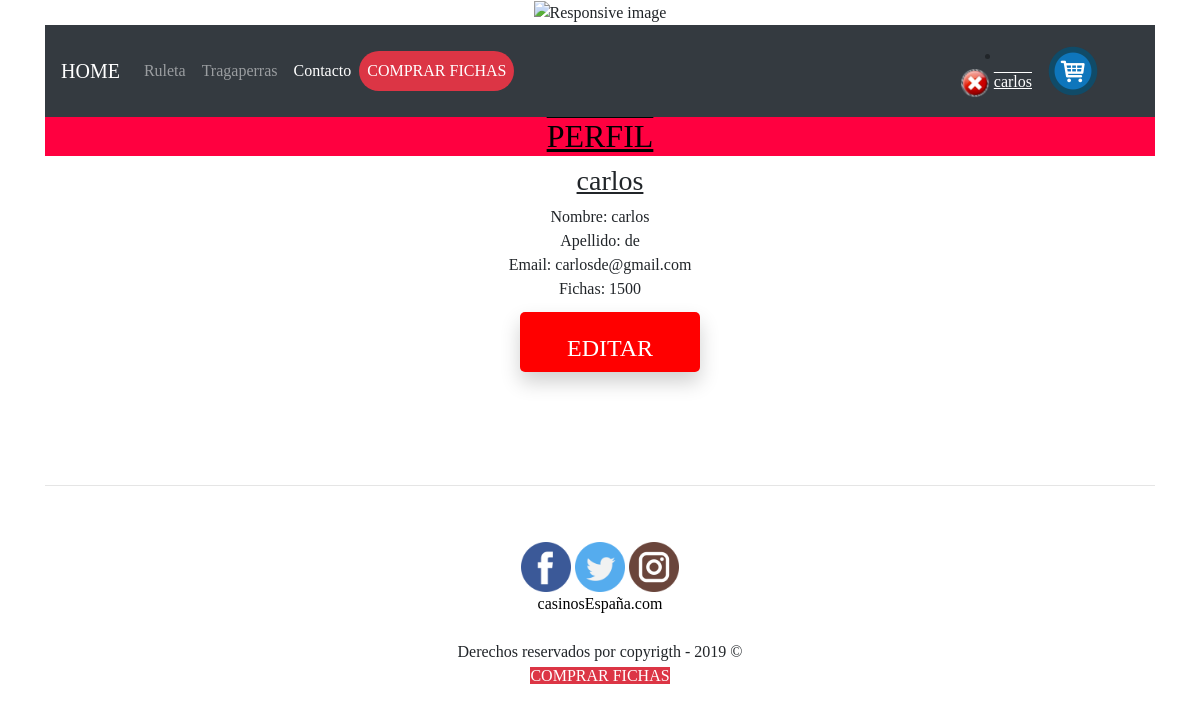
The app's page /index.php?ctl=usuario&id=1 (signed in) with its own data.
### tables this page shows
CREATE TABLE usuarios ( 
	id INT(4) NOT NULL AUTO_INCREMENT , 
	nombre VARCHAR(35) , 
	apellido VARCHAR(35) , 
	correo VARCHAR(100) NOT NULL , 
	fichas INT(9) , 
	contrasenna VARCHAR(30) NOT NULL , 
	CONSTRAINT CLAVE_UNICA_CORREO UNIQUE (correo),
	PRIMARY KEY (id) 
);

### app/controller.php (called while the page is built, shortened)
<?php
class Controller {
    public function usuario(){
        $m = new Model(Config::$mvc_bd_nombre, Config::$mvc_bd_usuario, Config::$mvc_bd_clave, Config::$mvc_bd_hostname);
       if ($_SERVER['REQUEST_METHOD'] == 'GET') {
           $params = array(
               'perfil' => $m->dameUsuario($_GET['id']),
           );
        }
        require __DIR__ . '/templates/perfil.php';
    }
}

### app/model.php (called while the page is built, shortened)
<?php
class Model {
    protected $conexion;
    public function __construct($dbname, $dbuser, $dbpass, $dbhost) {
        $mvc_bd_conexion = new mysqli($dbhost, $dbuser, $dbpass, $dbname);
        $mvc_bd_conexion->set_charset("utf8");
        $this->conexion = $mvc_bd_conexion;
    }
    public function dameUsuario($id){
        $sql = "select * from usuarios where id=$id";
        $result = $this->conexion->query($sql);
        $row = $result->fetch_assoc();
        return $row;
    }
}

### app/templates/perfil.php (the view, shortened to what this page needs)
    <h2>PERFIL</h2>
<div id="menuVenta">
	<h3 style="margin-left: 20px;"><?php echo $params['perfil']['nombre']?> </h3>
	<div id="datos_perfil">
		<div>
			Nombre: <?php echo $params['perfil']['nombre']?> <br/>
			Apellido: <?php echo $params['perfil']['apellido']?> <br/>
			Email: <?php echo $params['perfil']['correo']?> <br/>
			Fichas: <?php echo $params['perfil']['fichas']?> <br/>
		</div>
<br/><br/><br/>
		<div id="editarPerfil" class="btn btn-primary">EDITAR</div>
		<br/><br/>
	</div>
</div>
 <?php require_once __DIR__ . '.\layout.php' ?>

### web/css/estilo.css (style rules this page uses)
body { font-family: Georgia, "Times New Roman", Times, serif; background-image: url("../web/img/imagenesHome/fondo.jpg"); text-align: center; }
h2 { color: black; text-decoration: underline overline; background-color: #FF0040; }
h3 { text-decoration: underline; }
#editarPerfil { text-align: center; background-color: red; display: inline-block; cursor: pointer; color: #fff; margin-left: 20px; margin-top: -80px; width: 180px; height: 60px; font-size: 24px; line-height: 60px; border: 0; border-radius: 5px; box-shadow: 0 10px 20px 0 rgba(0,0,0,.19); margin-bottom: 10px; }

### records on screen
usuarios: nombre "carlos", apellido "de", correo "carlosde@gmail.com", fichas "1500"

### other values on screen
$_SESSION['nombre'] "carlos"
